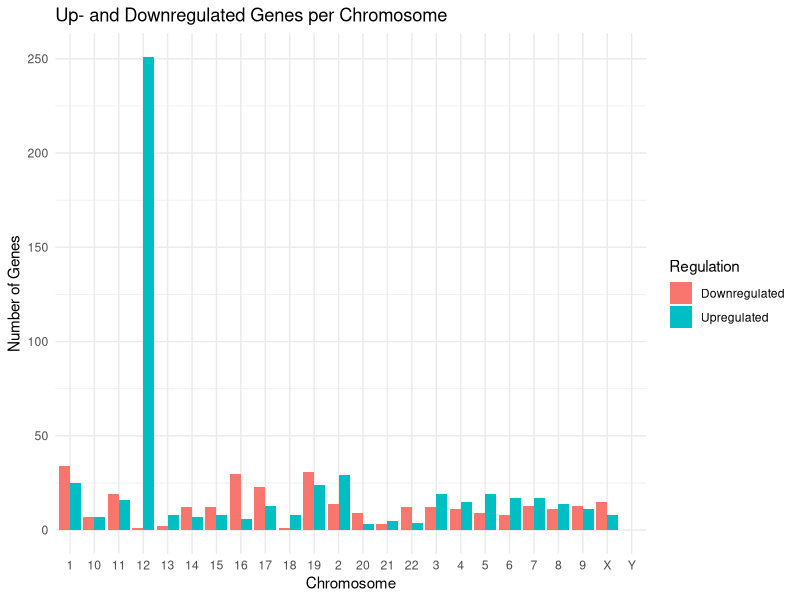

Write R code to recreate this figure.
## ---- chunk 1
# Load tidyverse for wrangling, plotting, and file reading
library(tidyverse)
## ---- chunk 2
# Read CSV and preview first few rows
library(readr)

rna <- read_csv("../data/BulkRNAseq_with_Chr.csv")
head(rna)
## ---- chunk 3
# Count how many genes are up- or down-regulated

log2fc_cutoff <- log2(1.5)
padj_cutoff <- 0.05

# Categorize genes
rna <- rna %>%
  mutate(
    Regulation = case_when(
      log2FoldChange >= log2fc_cutoff & pAdj < padj_cutoff ~ "Upregulated",
      log2FoldChange <= -log2fc_cutoff & pAdj < padj_cutoff ~ "Downregulated",
      TRUE ~ "Not Significant"
    )
  )

# Summarize and include all chromosomes (excluding NA)
reg_summary <- rna %>%
  filter(Regulation != "Not Significant", !is.na(chromosome_name)) %>%
  count(chromosome_name, Regulation) %>%
  complete(
    chromosome_name = factor(c(as.character(1:22), "X", "Y"), levels = c(as.character(1:22), "X", "Y")),
    Regulation,
    fill = list(n = 0)
  )

# Plot
ggplot(reg_summary, aes(x = chromosome_name, y = n, fill = Regulation)) +
  geom_bar(stat = "identity", position = "dodge") +
  labs(
    title = "Up- and Downregulated Genes per Chromosome",
    x = "Chromosome",
    y = "Number of Genes"
  ) +
  theme_minimal()
